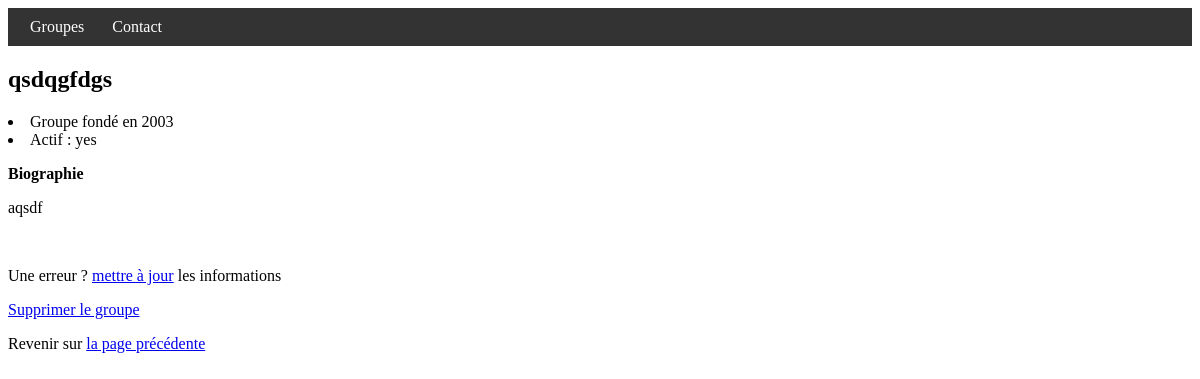
Page /bands/2/ on the committed database.
### listings/models.py (models this page shows)
class Band(models.Model):
    name = models.fields.CharField(max_length=100)  # Champ qui stocke des données de type caractère/texte/chaîne
    class Genre(models.TextChoices): # On définit une nouvelle classe à l'intérieur de la classe précédente
        HIP_HOP = 'HH'
        SYNTH_POP = 'SP'
        ALTERNATIVE_ROCK = 'AR'
    genre = models.fields.CharField(choices=Genre.choices, max_length=5)
    biography = models.fields.CharField(max_length=1000, default='')
    year_formed = models.fields.IntegerField(
    validators=[MinValueValidator(1900), MaxValueValidator(2024)]
    )
    active = models.fields.BooleanField(default=True)
    official_homepage = models.fields.URLField(null=True, blank=True)

### listings/views.py (the view)
# urls.py: path('bands/<int:band_id>/', views.band_detail, name="band_detail"), # ajouter ce motif sous notre autre motif de groupes
def band_detail(request, band_id): # notez le paramètre id supplémentaire
   band = Band.objects.get(id=band_id)  # nous insérons cette ligne pour obtenir le Band avec cet id
   return render(request,
          'listings/band_detail.html',
         {'band': band}) # nous passons l'id au modèle

### listings/templates/listings/band_detail.html (shortened to what this page needs)
{% extends 'listings/base.html' %}
{% block content %}
<h2>{{ band.name }}</h2>
<li>Groupe fondé en {{ band.year_formed }}</li>
<li>Actif : {{ band.active|yesno }}</li>
{% if band.biography|length > 2 %}
<p><b>Biographie</b></p>
<p>{{ band.biography }}</p>
<br>
{% endif %}
<p>Une erreur ? <a href="{% url 'band_change' band.id %}">mettre à jour</a> les informations</p>
<p><a href="{% url 'band_delete' band.id %}">Supprimer le groupe</a></p>
<p>Revenir sur <a href="{% url 'band_list' %}">la page précédente</a></p>
{% endblock %}

### rows in the picture
Band: name "qsdqgfdgs", year_formed "2003", active "yes", biography "aqsdf"
